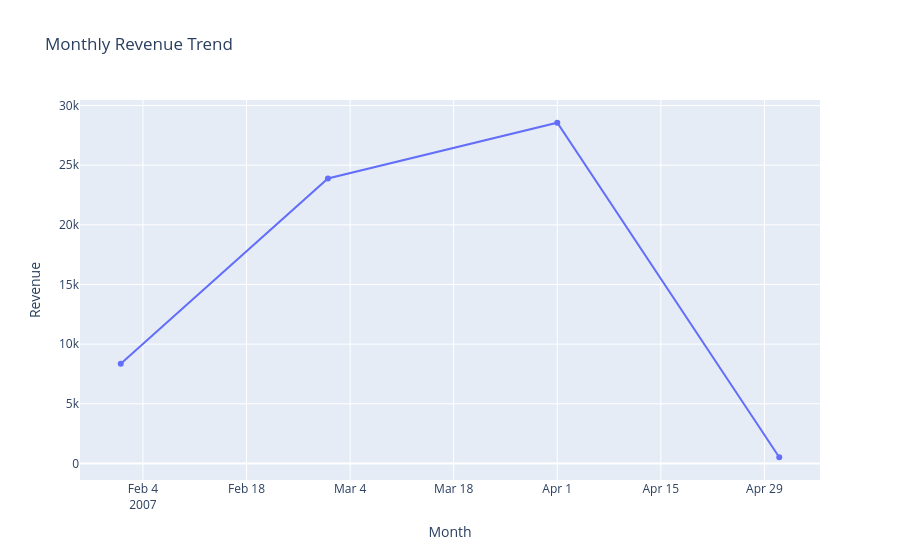

Notebook source saved alongside this figure:
### Code cell
fig = px.line(
    monthly,
    x="date",
    y="total_revenue",
    title="Monthly Revenue Trend",
    labels={
        "date": "Month",
        "total_revenue": "Revenue"
    },
    markers=True
)

fig.show()

### Figure 1 — Plotly figure (JSON) as saved in the notebook; plotly's stock layout.template omitted (floating-point values rounded to 4 significant figures)
{"data": [{"hovertemplate": "Month=%{x}<br>Revenue=%{y}<extra></extra>", "legendgroup": "", "line": {"color": "#636efa", "dash": "solid"}, "marker": {"symbol": "circle"}, "mode": "lines+markers", "name": "", "orientation": "v", "showlegend": false, "type": "scatter", "x": ["2007-02-01T00:00:00.000000", "2007-03-01T00:00:00.000000", "2007-04-01T00:00:00.000000", "2007-05-01T00:00:00.000000"], "xaxis": "x", "y": [8352.0, 23890.0, 28560.0, 514.2], "yaxis": "y"}], "layout": {"legend": {"tracegroupgap": 0}, "title": {"text": "Monthly Revenue Trend"}, "xaxis": {"anchor": "y", "domain": [0, 1], "title": {"text": "Month"}}, "yaxis": {"anchor": "x", "domain": [0, 1], "title": {"text": "Revenue"}}}}
